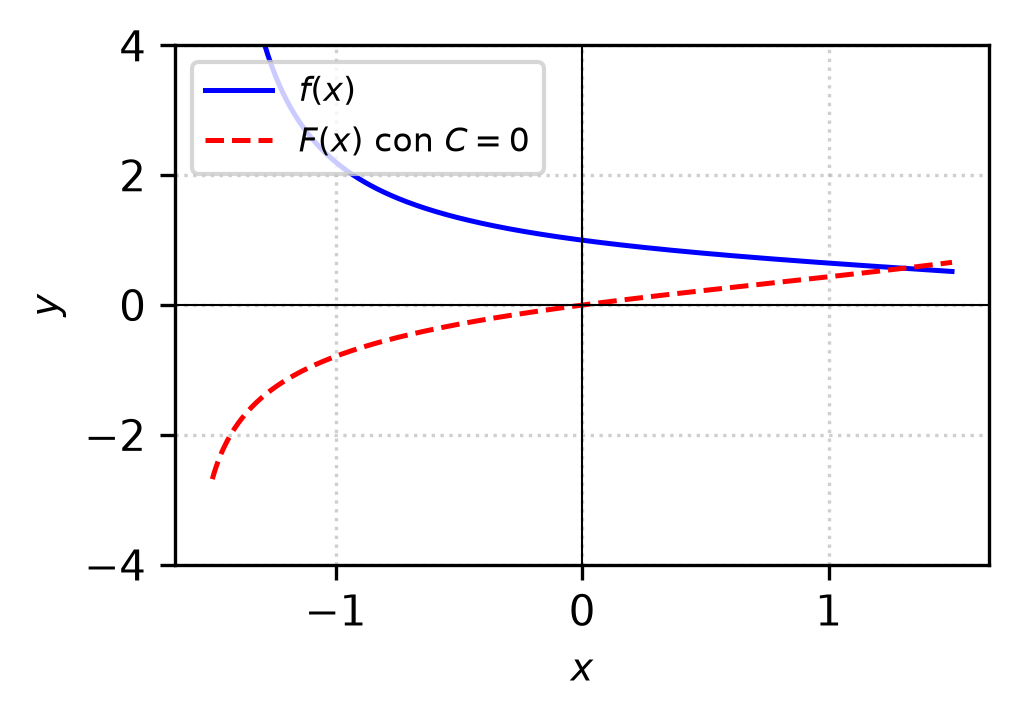

The Python source for this figure:
import matplotlib
matplotlib.use('Agg')
import numpy as np
import matplotlib.pyplot as plt

# Definición del dominio evitando las asíntotas y singularidades
x = np.linspace(-1.5, 1.5, 400)

# Función original f(x)
den = 1.0 - np.cos(x) + np.sin(x)
f = np.sin(x) / den

# Antiderivada F(x) con C = 0
F = np.log(np.abs(np.tan(x / 2.0) + 1.0))

plt.figure(figsize=(3.5, 2.5))
plt.plot(x, f, 'b-', label=r'$f(x)$', linewidth=1.2)
plt.plot(x, F, 'r--', label=r'$F(x)$ con $C=0$', linewidth=1.2)

plt.ylim(-4, 4)
plt.xlabel(r'$x$', fontsize=9)
plt.ylabel(r'$y$', fontsize=9)
plt.axhline(0, color='black', linewidth=0.5)
plt.axvline(0, color='black', linewidth=0.5)
plt.grid(True, linestyle=':', alpha=0.6)
plt.legend(fontsize=8, loc='upper left')
plt.tight_layout()

plt.savefig(r'semana_04/graficas/SEM04_P09_grafica.png', dpi=300, bbox_inches='tight')
plt.close()
